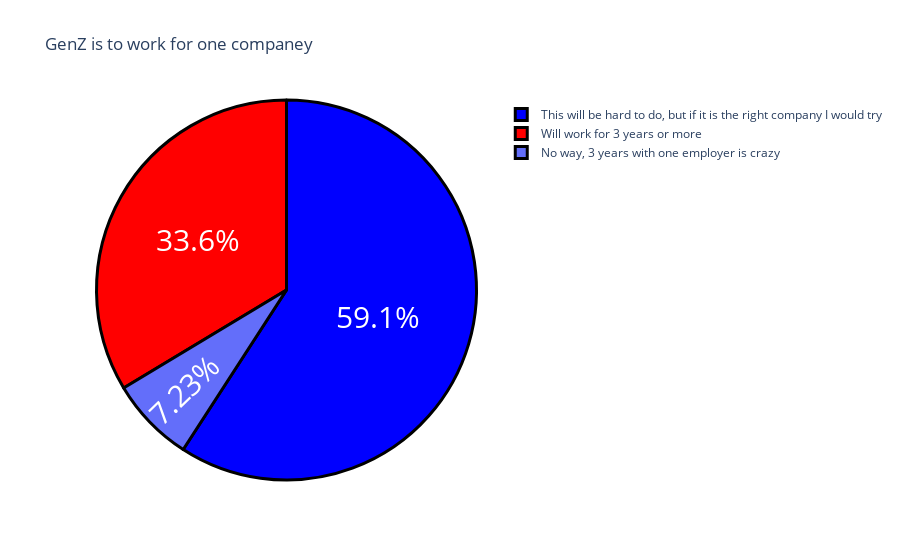

Source (notebook cell):
### Markdown cell above
# Objective 4, how likely GenZ is to work for one companey for 3 years or more?

### Code cell
question3= data['How likely is that you will work for one employer for 3 years or more ?'].value_counts()
label = question3.index
counts = question3.values
colors = ['Blue','red']
fig = go.Figure(data=[go.Pie(labels = label ,values = counts)])
fig.update_layout(title_text = 'GenZ is to work for one companey')
fig.update_traces(hoverinfo = 'label+value', textinfo = 'percent', textfont_size = 30,
                  marker = dict(colors = colors, line = dict(color = 'black' , width = 3)))
fig.show()

### Figure 1 — Plotly figure (JSON) as saved in the notebook; plotly's stock layout.template omitted (floating-point values rounded to 4 significant figures)
{"data": [{"hoverinfo": "label+value", "labels": ["This will be hard to do, but if it is the right company I would try", "Will work for 3 years or more", "No way, 3 years with one employer is crazy"], "marker": {"colors": ["Blue", "red"], "line": {"color": "black", "width": 3}}, "textfont": {"size": 30}, "textinfo": "percent", "type": "pie", "values": [139, 79, 17]}], "layout": {"autosize": true, "title": {"text": "GenZ is to work for one companey"}}}
